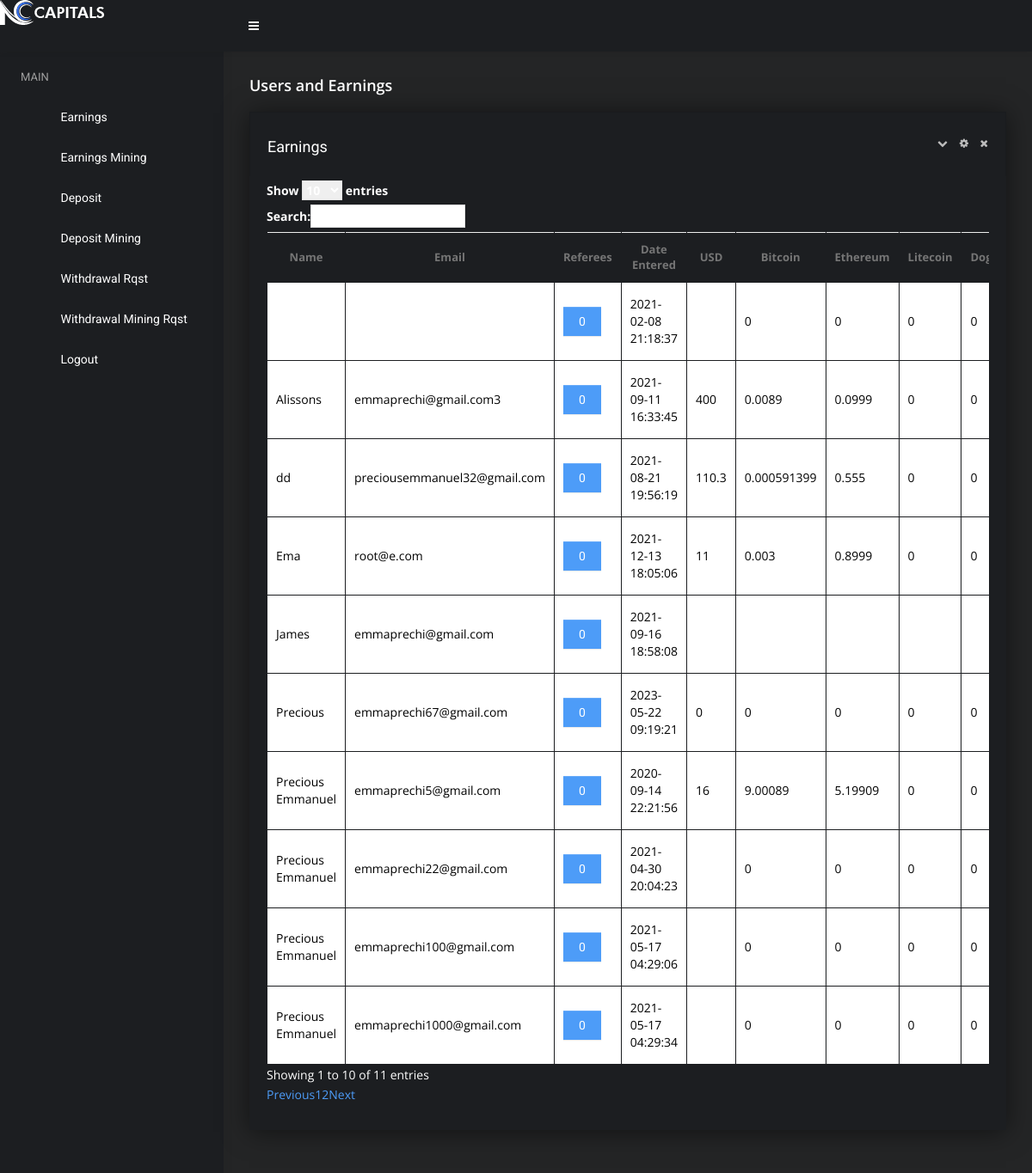
Screenshot of /access/index.php (signed in) with the database file from the repository.
### tables this page shows
CREATE TABLE `users` (
  `id` int(11) NOT NULL,
  `name` varchar(255) NOT NULL,
  `last_name` varchar(225) DEFAULT NULL,
  `email` varchar(255) NOT NULL,
  `phone` varchar(255) DEFAULT NULL,
  `password` varchar(255) NOT NULL,
  `isVerified` int(11) NOT NULL,
  `vcode` varchar(255) DEFAULT NULL,
  `created_at` timestamp NOT NULL DEFAULT current_timestamp(),
  `image` varchar(255) DEFAULT NULL,
  `referal` varchar(255) DEFAULT NULL,
  `referal_clearal` varchar(10) DEFAULT NULL,
  `referal_link` varchar(255) DEFAULT NULL,
  `resetcode` varchar(255) DEFAULT NULL,
  `username` varchar(255) NOT NULL,
  `usertype` varchar(255) NOT NULL DEFAULT 'user',
  `address` text DEFAULT NULL
);

CREATE TABLE `earnings` (
  `id` int(11) NOT NULL,
  `user_id` int(11) NOT NULL,
  `bitcoin` float DEFAULT 0,
  `etherium` float DEFAULT 0,
  `litecoin` float DEFAULT 0,
  `dogecoin` float NOT NULL DEFAULT 0,
  `bnb` float NOT NULL DEFAULT 0,
  `xrp` float NOT NULL DEFAULT 0,
  `usd` float DEFAULT 0
);

### access/index.php (the view, shortened to what this page needs)
<?php include 'db.php'; ?>
<!DOCTYPE html>
<html lang="en">
<head>
    <link href="assets/plugins/pace/pace-theme-flash.css" rel="stylesheet" type="text/css" media="screen" />
    <link href="assets/plugins/bootstrap/css/bootstrap.min.css" rel="stylesheet" type="text/css" />
    <link href="assets/plugins/bootstrap/css/bootstrap-theme.min.css" rel="stylesheet" type="text/css" />
    <link rel="stylesheet" type="text/css" href="https://cdn.datatables.net/1.10.23/css/dataTables.bootstrap.min.css">
    <link href="assets/fonts/font-awesome/css/font-awesome.css" rel="stylesheet" type="text/css" />
    <link href="assets/fonts/webfont/cryptocoins.css" rel="stylesheet" type="text/css" />
    <link href="assets/css/animate.min.css" rel="stylesheet" type="text/css" />
    <link href="assets/plugins/perfect-scrollbar/perfect-scrollbar.css" rel="stylesheet" type="text/css" />
    <link href="assets/plugins/jvectormap/jquery-jvectormap-2.0.1.css" rel="stylesheet" type="text/css" media="screen" />
    <link href="assets/plugins/morris-chart/css/morris.css" rel="stylesheet" type="text/css" media="screen" />
    <link href="assets/plugins/calendar/fullcalendar.css" rel="stylesheet" type="text/css" media="screen"/>
    <link href="assets/plugins/icheck/skins/minimal/minimal.css" rel="stylesheet" type="text/css" media="screen"/>
    <link href="assets/plugins/swiper/swiper.css" rel="stylesheet" type="text/css">
<link rel="stylesheet" href="https://cdnjs.cloudflare.com/ajax/libs/font-awesome/4.7.0/css/font-awesome.min.css">
    <link href="assets/css/style.css" rel="stylesheet" type="text/css" />
    <link href="assets/css/responsive.css" rel="stylesheet" type="text/css" />
</head>
<body class=" ">
    <?php require 'nav_admin.php'; ?>
        <section id="main-content" class=" ">
            <div class="wrapper main-wrapper row" style=''>
                <div class='col-xs-12'>
                    <div class="pull-left">
                        <h4 class="title boldy mb-5 mt-15">Users and Earnings</h4>
                    </div>
                </div>
                <div class="clearfix"></div>
                  <div class="col-lg-12">
                    <section class="box">
                        <header class="panel_header">
                            <h2 class="title pull-left">Earnings</h2>
                            <div class="actions panel_actions pull-right">
                                <a class="box_toggle fa fa-chevron-down"></a>
                                <a class="box_setting fa fa-cog" data-toggle="modal" href="#section-settings"></a>
                                <a class="box_close fa fa-times"></a>
                            </div>
                        </header>
                        <div class="content-body">
                            <div class="row">
                                <div class="col-xs-12">
                                    <div class="table-responsive" data-pattern="priority-columns">
                                        <table id="tech-companies-1" class="table vm trans table-small-font no-mb table-bordered table-striped">
                                            <thead>
                                                <tr>
                                                    <th>Name</th>
                                                    <th>Email</th>
                                                    <th>Referees</th>
                                                    <th>Date Entered</th>
                                                    <th>USD</th>
                                                    <th>Bitcoin</th>
                                                    <th>Ethereum</th>
                                                    <th>Litecoin</th>
                                                    <th>Dogecoin</th>
                                                </tr>
                                            </thead>
                                            <tbody>
                                                <?php
                          $qr1=mysqli_query($db,"select t.*, accounts.plan as plan,u.email,u.created_at,u.id as user_id,u.name from users u left join earnings t on t.user_id=u.id left join accounts on accounts.user_id=u.id");
                          while ($row=mysqli_fetch_array($qr1)) {
                            ?>
                            <tr>
                          <td style="color: black"><?= $row['name'] ?></td>
                          <td><?= $row['email'] ?></td>
                          <td>
                            <button class="btn btn-primary " data-toggle="modal" data-target="#ref<?= $row['user_id'] ?>">
                              <?php
                                $countX=mysqli_query($db,"select count(*) as count from  users where referal=".$row['user_id']);
                                echo mysqli_fetch_assoc($countX)['count'];
                             ?>
                            </button>
                          </td>
                          <td><?= $row['created_at'] ?></td>
                          <td><?= $row['usd'] ?></td>
                          <td><?= $row['bitcoin'] ?></td>
                          <td><?= $row['etherium'] ?></td>
                          <td><?= $row['litecoin'] ?></td>
                          <td><?= $row['dogecoin'] ?></td>
                        </tr>
                        <?php } ?>
                                            </tbody>
                                        </table>
                                    </div>
                                </div>
                            </div>
                        </div>
                    </section>
                </div>
            </div>
        </section>
    </div>
</body>
</html>

### access/nav_admin.php (shortened to what this page needs)
<div class='page-topbar gradient-blue1'>
        <div class='logo-area crypto'>
        </div>
        <div class='quick-area'>
            <div class='pull-left'>
                <ul class="info-menu left-links list-inline list-unstyled">
                    <li class="sidebar-toggle-wrap">
                        <a href="#" data-toggle="sidebar" class="sidebar_toggle">
                            <i class="fa fa-bars"></i>
                        </a>
                    </li>
                </ul>
            </div>
            <div class='pull-right'>
                <ul class="info-menu right-links list-inline list-unstyled">
                </ul>
            </div>
        </div>
    </div>
    <div class="page-container row-fluid container-fluid">
        <div class="page-sidebar fixedscroll">
            <div class="page-sidebar-wrapper crypto" id="main-menu-wrapper">
                <ul class='wraplist'>
                    <li class='menusection'>Main</li>
                    <li class="">
                        <a href="index.php">
                            <i class="img relative crypto-ic ">
                            </i>
                            <span class="title">Earnings</span>
                        </a>
                    </li>
                    <li class="">
                        <a href="farm_dashboard.php">
                            <i class="img relative crypto-ic ">
                            </i>
                            <span class="title">Earnings Mining</span>
                        </a>
                    </li>
                     <li class="">
                        <a href="deposit.php">
                            <i class="img relative crypto-ic ">
                            </i>
                            <span class="title">Deposit </span>
                        </a>
                    </li>
                    <li class="">
                        <a href="deposit_farm.php">
                            <i class="img relative crypto-ic ">
                            </i>
                            <span class="title">Deposit Mining</span>
                        </a>
                    </li>
                     <li class="">
                        <a href="withdrawal_history.php">
                            <i class="img relative crypto-ic ">
                            </i>
                            <span class="title">Withdrawal Rqst</span>
                        </a>
                    </li>
                    <li class="">
                        <a href="farm_withdrawal_history.php">
                            <i class="img relative crypto-ic ">
                            </i>
                            <span class="title">Withdrawal Mining Rqst</span>
                        </a>
                    </li>
                    <li class="">
                        <a href="logout.php">
                            <i class="img relative crypto-ic ">
                            </i>
                            <span class="title">Logout</span>
                        </a>
                    </li>
                </ul>
            </div>
        </div>

### access/index.php (style rules this page uses)
td { color: #000 }

### rows the page displays
users: name "Precious Emmanuel", email "emmaprechi5@gmail.com", count "0", created_at "2020-09-14 22:21:56", earnings.usd "16", earnings.bitcoin "9.00089", earnings.etherium "5.19909", earnings.litecoin "0", earnings.dogecoin "0"
users: count "0", created_at "2021-02-08 21:18:37", earnings.bitcoin "0", earnings.etherium "0", earnings.litecoin "0", earnings.dogecoin "0"
users: name "Precious Emmanuel", email "emmaprechi22@gmail.com", count "0", created_at "2021-04-30 20:04:23", earnings.bitcoin "0", earnings.etherium "0", earnings.litecoin "0", earnings.dogecoin "0"
users: name "Precious Emmanuel", email "emmaprechi100@gmail.com", count "0", created_at "2021-05-17 04:29:06", earnings.bitcoin "0", earnings.etherium "0", earnings.litecoin "0", earnings.dogecoin "0"
users: name "Precious Emmanuel", email "emmaprechi1000@gmail.com", count "0", created_at "2021-05-17 04:29:34", earnings.bitcoin "0", earnings.etherium "0", earnings.litecoin "0", earnings.dogecoin "0"
users: name "dd", email "preciousemmanuel32@gmail.com", count "0", created_at "2021-08-21 19:56:19", earnings.usd "110.3", earnings.bitcoin "0.000591399", earnings.etherium "0.555", earnings.litecoin "0", earnings.dogecoin "0"
users: name "Alissons", email "emmaprechi@gmail.com3", count "0", created_at "2021-09-11 16:33:45", earnings.usd "400", earnings.bitcoin "0.0089", earnings.etherium "0.0999", earnings.litecoin "0", earnings.dogecoin "0"
users: name "Ema", email "root@e.com", count "0", created_at "2021-12-13 18:05:06", earnings.usd "11", earnings.bitcoin "0.003", earnings.etherium "0.8999", earnings.litecoin "0", earnings.dogecoin "0"
users: name "Precious", email "emmaprechi67@gmail.com", count "0", created_at "2023-05-22 09:19:21", earnings.usd "0", earnings.bitcoin "0", earnings.etherium "0", earnings.litecoin "0", earnings.dogecoin "0"
users: name "James", email "emmaprechi@gmail.com", count "0", created_at "2021-09-16 18:58:08"
